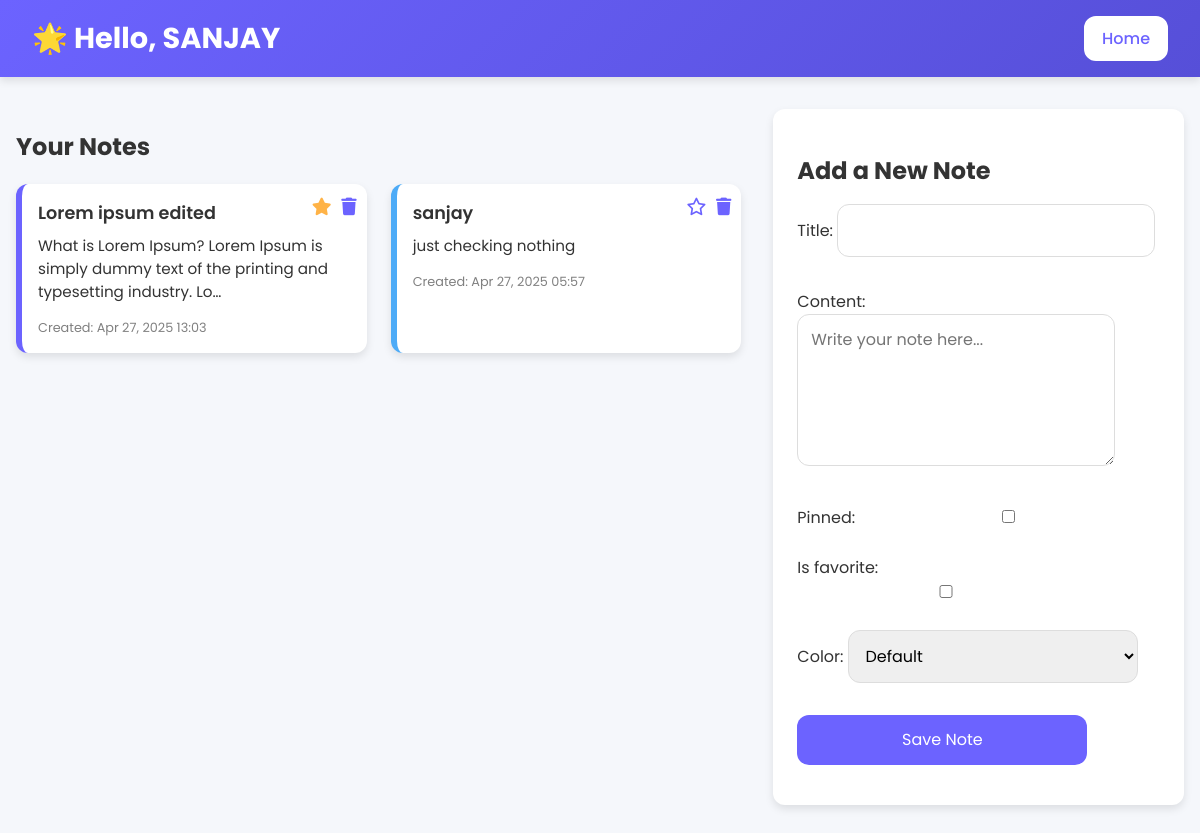
/notes/ (signed in), run on an earlier commit of the app's database.
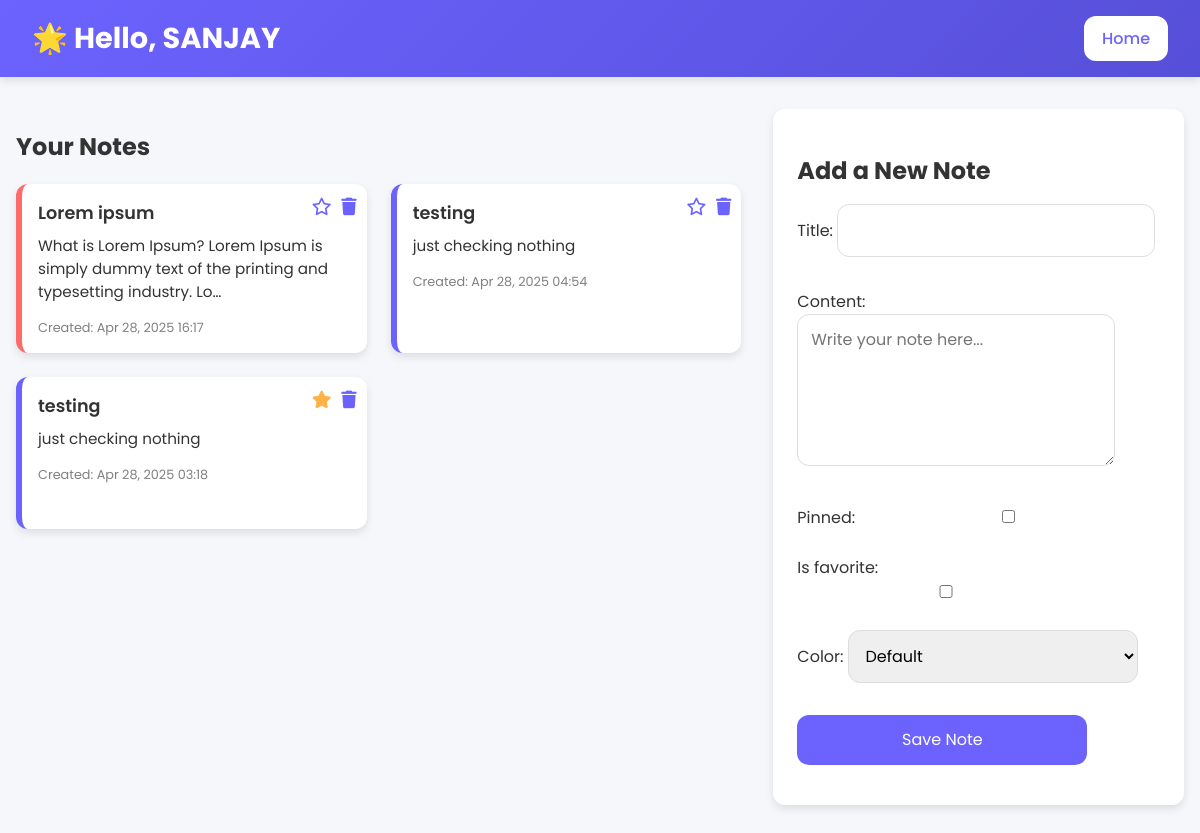
And on a later commit of the database.
### core/models.py (models this page shows, shortened)
class Note(models.Model):
    COLOR_CHOICES = [
        ('default', 'Default'),
        ('red', 'Red'),
        ('blue', 'Blue'),
        ('yellow', 'Yellow'),
        ('green', 'Green'),
    ]
    user = models.ForeignKey(User, on_delete=models.CASCADE)
    title = models.CharField(max_length=255)
    content = models.TextField()
    pinned = models.BooleanField(default=False)
    archived = models.BooleanField(default=False)
    is_favorite = models.BooleanField(default=False)
    color = models.CharField(max_length=20, choices=COLOR_CHOICES, default='default')
    created_at = models.DateTimeField(auto_now_add=True)
    updated_at = models.DateTimeField(auto_now=True)
    class Meta:
        ordering = ['-pinned', '-updated_at']

### core/views.py (the view)
# urls.py: path('notes/', views.notes_dashboard, name='notes-dashboard'),
@login_required
def notes_dashboard(request):
    notes = Note.objects.filter(user=request.user, archived=False).order_by('-pinned', '-updated_at')
    if request.method == 'POST':
        form = NoteForm(request.POST)
        if form.is_valid():
            note = form.save(commit=False)
            note.user = request.user
            note.save()
            return redirect('notes-dashboard')
    else:
        form = NoteForm()
    context = {
        'notes': notes,
        'form': form,
    }
    return render(request, 'notes.html', context)

### core/forms.py
class NoteForm(forms.ModelForm):
    class Meta:
        model = Note
        fields = ['title', 'content', 'pinned', 'is_favorite', 'color']
        widgets = {
            'content': forms.Textarea(attrs={'rows': 5, 'placeholder': 'Write your note here...'}),
            'color': forms.Select(choices=[('red', 'Red'), ('blue', 'Blue'), ('yellow', 'Yellow'), ('green', 'Green')]),
        }

### core/templates/notes.html (shortened to what this page needs)
<!DOCTYPE html>
<html lang="en">
<head>
  <link rel="stylesheet" href="https://cdnjs.cloudflare.com/ajax/libs/font-awesome/6.4.0/css/all.min.css"/>
</head>
<body>
  <header>
    <h1>🌟 Hello, {{ user.first_name }}</h1>
    <a href="{% url 'home' %}" class="logout-btn">Home</a>
  </header>
  <div class="container">
    <div class="notes-section">
      <h2>Your Notes</h2>
      <div class="notes-grid">
        {% for note in notes %}
        <div class="note-card" data-color="{{ note.color }}" onclick="openModal('{{ note.id }}', '{{ note.title|escapejs }}', '{{ note.content|escapejs }}', '{{ note.created_at|date:"M d ,Y H:i" }}')">
          <div class="actions">
            <a href="{% url 'favorite-note' note.id %}" title="Favorite">
              {% if note.is_favorite %}
              <i class="fas fa-star starred"></i>
              {% else %}
              <i class="far fa-star"></i>
              {% endif %}
            </a>
            <a href="{% url 'delete-note' note.id %}" title="Delete"><i class="fas fa-trash"></i></a>
          </div>
          <div class="note-title">{{ note.title }}</div>
          <div class="note-content">{{ note.content|truncatechars:100 }}</div>
          <div class="note-meta">Created: {{ note.created_at|date:"M d, Y H:i" }}</div>
        </div>
        {% empty %}
        <p class="no-notes">No notes yet. Start by adding one on the right!</p>
        {% endfor %}
      </div>
    </div>
    <div class="note-form">
      <h2>Add a New Note</h2>
      <form method="POST">
        {{ form.as_p }}
        <button type="submit">Save Note</button>
      </form>
    </div>
  </div>
</body>
</html>

What changed in the data, as far as the page shows it:
removed Note: is_favorite True (drawn), title "Lorem ipsum edited", content "What is Lorem Ipsum? Lorem Ipsum is simply dummy text of the printing and typesetting industry. Lo…", created_at "Apr 27, 2025 13:03"
removed Note: is_favorite False (drawn), title "sanjay", content "just checking nothing", created_at "Apr 27, 2025 05:57", color "blue" (drawn)
added Note: is_favorite False (drawn), title "Lorem ipsum", content "What is Lorem Ipsum? Lorem Ipsum is simply dummy text of the printing and typesetting industry. Lo…", created_at "Apr 28, 2025 16:17", color "red" (drawn)
added Note: is_favorite False (drawn), title "testing", content "just checking nothing", created_at "Apr 28, 2025 04:54"
added Note: is_favorite True (drawn), title "testing", content "just checking nothing", created_at "Apr 28, 2025 03:18"
